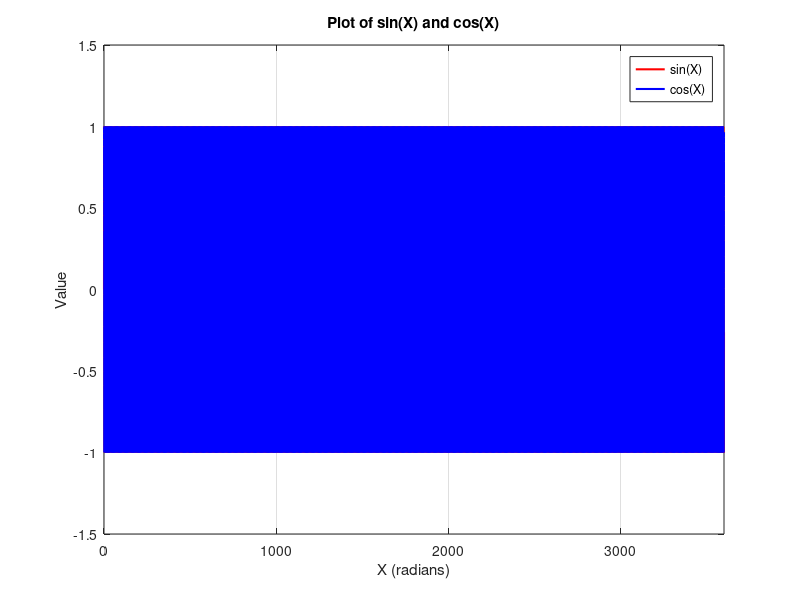

The MATLAB script that drew this image:
%X is a vector with values starting from 0 and ranging upto 3600
%with an interval of 0.1. In a single graph plot the quations of sin(x) and
%cos(x)

% Define the vector X from 0 to 3600 with an interval of 0.1
X = 0:0.1:3600;

% Calculate sin(X) and cos(X)
Y_sin = sin(X);
Y_cos = cos(X);

% Plot sin(X) and cos(X) on the same graph
figure;
plot(X, Y_sin, 'r', 'LineWidth', 1.5);  % Plot sin(X) in red
hold on;  % Hold the plot to overlay cos(X)
plot(X, Y_cos, 'b', 'LineWidth', 1.5);  % Plot cos(X) in blue
hold off;

% Add labels and title
xlabel('X (radians)');
ylabel('Value');
title('Plot of sin(X) and cos(X)');

% Add legend
legend('sin(X)', 'cos(X)');

% Set axis limits for better visibility
xlim([0 3600]);
ylim([-1.5 1.5]);

% Display grid
grid on;



